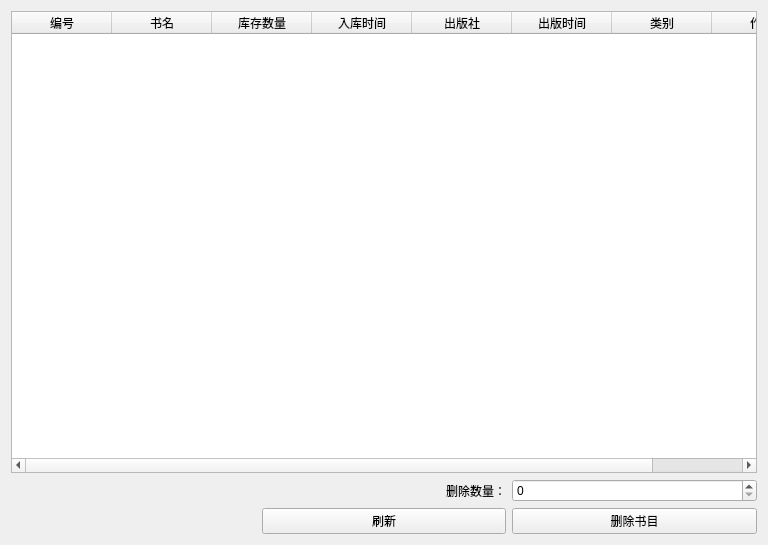
<?xml version="1.0" encoding="UTF-8"?>
<ui version="4.0">
 <class>DeleteBookWidget</class>
 <widget class="QWidget" name="DeleteBookWidget">
  <property name="geometry">
   <rect>
    <x>0</x>
    <y>0</y>
    <width>768</width>
    <height>545</height>
   </rect>
  </property>
  <property name="windowTitle">
   <string>Form</string>
  </property>
  <layout class="QGridLayout" name="gridLayout">
   <item row="1" column="1">
    <widget class="QLabel" name="label">
     <property name="text">
      <string>删除数量：</string>
     </property>
     <property name="alignment">
      <set>Qt::AlignRight|Qt::AlignTrailing|Qt::AlignVCenter</set>
     </property>
    </widget>
   </item>
   <item row="1" column="2">
    <widget class="QSpinBox" name="deleteNumSpinBox">
     <property name="maximum">
      <number>999</number>
     </property>
    </widget>
   </item>
   <item row="2" column="1">
    <widget class="QPushButton" name="refreshPushButton">
     <property name="text">
      <string>刷新</string>
     </property>
    </widget>
   </item>
   <item row="2" column="2">
    <widget class="QPushButton" name="deletePushButton">
     <property name="text">
      <string>删除书目</string>
     </property>
    </widget>
   </item>
   <item row="0" column="0" colspan="3">
    <widget class="QTableWidget" name="deleteTableWidget">
     <property name="editTriggers">
      <set>QAbstractItemView::NoEditTriggers</set>
     </property>
     <property name="selectionMode">
      <enum>QAbstractItemView::SingleSelection</enum>
     </property>
     <property name="selectionBehavior">
      <enum>QAbstractItemView::SelectRows</enum>
     </property>
     <column>
      <property name="text">
       <string>编号</string>
      </property>
     </column>
     <column>
      <property name="text">
       <string>书名</string>
      </property>
     </column>
     <column>
      <property name="text">
       <string>库存数量</string>
      </property>
     </column>
     <column>
      <property name="text">
       <string>入库时间</string>
      </property>
     </column>
     <column>
      <property name="text">
       <string>出版社</string>
      </property>
     </column>
     <column>
      <property name="text">
       <string>出版时间</string>
      </property>
     </column>
     <column>
      <property name="text">
       <string>类别</string>
      </property>
     </column>
     <column>
      <property name="text">
       <string>作者</string>
      </property>
     </column>
    </widget>
   </item>
  </layout>
 </widget>
 <resources/>
 <connections/>
</ui>
